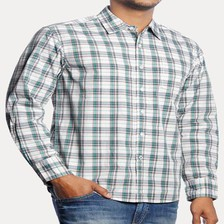
#> input picture Augmentation/Approach_1/in_66260.jpg, 224 x 224 px, given as the content of the folder ts/GAURAV/Test/AML/data_orginal/opencv/validation/Patterned/, which was not available
$ jupyter execute --allow-errors Feature_extraction.ipynb
#> lines starting #> are read from the running program, lines starting #| are printed output that depends on the picture; after the words box and inside, x2 and y2 are one past the last pixel; in counts of white or black regions, pixels touching at a corner belong together; pictures that were not available may be replaced by others from this repository, and a replacement may not be noted
[cell 1]
from PIL import Image
from multiprocessing.dummy import Pool as ThreadPool
import multiprocessing
import numpy as np
import cv2
import os
import sys
import io

[cell 2]
# define the path to the face detector
FACE_DETECTOR_PATH = "/home/gaurav/Documents/GAURAV/Test/AML/cut_api-master/cascades/haarcascade_frontalface_default.xml"
OUT_PATH = "/home/gaurav/Documents/GAURAV/Test/AML/cut_api-master/out/"
# format(base_path=os.path.abspath(os.path.dirname(__file__)))
# DOWNLOAD_PATH = "{base_path}/images".format(base_path=os.path.abspath(os.path.dirname(__file__)))

[cell 3]
def facedetection(image):
    # convert the image to grayscale, load the face cascade detector and detect faces in the image
    img_gray = cv2.cvtColor(image, cv2.COLOR_BGR2GRAY)
    detector = cv2.CascadeClassifier(FACE_DETECTOR_PATH)
    drects = detector.detectMultiScale(img_gray, scaleFactor=1.1, minNeighbors=5,
                                      minSize=(30, 30), flags=cv2.CASCADE_SCALE_IMAGE)

    # construct a list of bounding boxes from the detection
    drects = [(int(x), int(y), int(x + w), int(y + h)) for (x, y, w, h) in drects]

    # Ignore false faces since multiple faces are detected on certain images
    height,width = img_gray.shape
    drects.sort(key=lambda x:x[1],reverse=False)
    if len(drects)>0:
       rects = drects[:1]
       lx,ly,rx,ry = rects[0]
       if ry>height/2 or np.var( img_gray[ly:ry,lx:rx])<1:
          rects = []
    else:
       rects = []

    return rects

def findbound(img):
    height,width = img.shape

    # Find the rectangle boundary in four directions
    for i in range(width):
        if img[:,i].tolist().count(255) > 2:
           left = i
           break

    for i in range(width-1,-1,-1):
        if img[:,i].tolist().count(255) > 2:
           right = i
           break

    for i in range(height):
        if img[i,:].tolist().count(255) > 2:
           top = i
           break

    for i in range(height-1,-1,-1):
        if img[i,:].tolist().count(255) > 2:
           bottom = i
           break

    bound = [(top,bottom,left,right)]
    return bound

def filterboundarea(img, bvalue, svalue, rect):
    top,bottom,left,right = rect

    mask = np.zeros(img.shape[:2],np.uint8)
    img_gray = cv2.cvtColor(img, cv2.COLOR_BGR2GRAY)
#     img_gray =img

    for (y,x), value in np.ndenumerate(img_gray):
        if y>top and y<bottom and x>left and x<right:
           if img_gray[y,x] > bvalue+20 or img_gray[y,x]<bvalue-20:
              mask[y,x] = 1

    if not np.isnan(svalue):
       for (y,x), value in np.ndenumerate(img_gray):
        if y>top and y<bottom and x>left and x<right:
           if img_gray[y,x] < svalue+50 and img_gray[y,x]>svalue-50:
              mask[y,x] = 0

    fimg = img*mask[:,:,np.newaxis]

    return fimg

def backgroundmodel(img,rect):
    top,bottom,left,right = rect
    img_gray = cv2.cvtColor(img, cv2.COLOR_BGR2GRAY)

    mask = np.ones(img.shape[:2],np.uint8)
    mask[top:bottom,left:right]=0
    img_gray = img_gray*mask
    bvalue = np.median(img_gray[img_gray>0])

    return bvalue

# [10 lines left out: function skinmodel, not called in this run]


def removebackground(image,rects):
    # select left corner 15x15 patch
    img_gray = cv2.cvtColor(image, cv2.COLOR_BGR2GRAY)
    img_blur = cv2.GaussianBlur(img_gray, (3, 3), 0)
    height,width = img_gray.shape

    v = np.average(img_gray[1:16])
    sigma = 0.33
    lower = int(max(0, (1.0 - sigma) * v))
    upper = int(min(255, (1.0 + sigma) * v))
    edged = cv2.Canny(img_blur, lower, upper)

    kernel = cv2.getStructuringElement(cv2.MORPH_ELLIPSE, (5,5))
    dilated = cv2.dilate(edged, kernel, iterations = 3)

    # Find the bound area
    boundrect = findbound(dilated)

    # Get the background RGB model
    bvalue = backgroundmodel(image, boundrect[0])

    #Get the skin model
    if len(rects)>0:
       svalue = skinmodel(image,rects[0])
    else:
       svalue = np.nan

    # Exclude face area
    if len(rects)>0:
        lx,ly,rx,ry = rects[0]
        top,bottom,left,right = boundrect[0]
        boundrect=[]
        boundrect = [(ry,bottom,left,right)]

    # Filter out background in bounded area
    rgimg = filterboundarea(image, bvalue, svalue, boundrect[0])
    return rgimg

def extractobj(filepath,OUT_PATH):
    image = cv2.imread(filepath)
#> image is the input picture: shape (224, 224, 3); mean B, G, R 189.6, 188.4, 187.2
    filename = filepath.split('/')[-1]
    dotidx = filename.index('.')
#     new_filename = OUT_PATH + filename[:dotidx] + "_cut" + filename[dotidx:]

#     print(new_filename)

    # face detection
    rects = facedetection(image)
#> in facedetection, `img_gray = cv2.cvtColor(image, cv2.COLOR_BGR2GRAY)`:
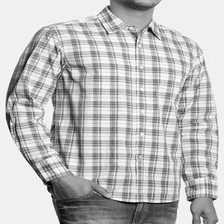
#> img_gray: shape (224, 224); min 1, max 255, mean 188.2
#> in facedetection, `drects = detector.detectMultiScale(img_gray, scaleFactor=1.1, minNeigh..`: drects = ()
#> in facedetection, `drects = [(int(x), int(y), int(x + w), int(y + h)) for (x, y, w, h) in..`: drects = []
#> rects = []

    # detect and remove background
    fimg = removebackground(image,rects)
#> in removebackground, `img_blur = cv2.GaussianBlur(img_gray, (3, 3), 0)`:
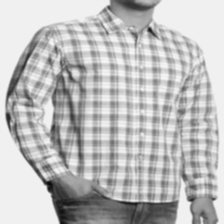
#> img_blur: shape (224, 224); min 7, max 247, mean 188.2
#> in removebackground, `v = np.average(img_gray[1:16])`: v = 213.6
#> in removebackground, `lower = int(max(0, (1.0 - sigma) * v))`: lower = 143
#> in removebackground, `upper = int(min(255, (1.0 + sigma) * v))`: upper = 255
#> in removebackground, `edged = cv2.Canny(img_blur, lower, upper)`:
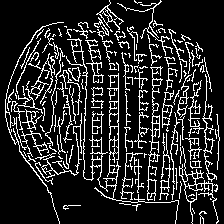
#> edged: shape (224, 224); 15.7% white in thin lines or dots
#> in removebackground, `dilated = cv2.dilate(edged, kernel, iterations = 3)`:
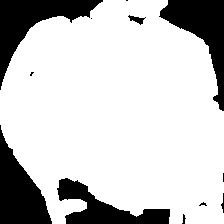
#> dilated: shape (224, 224); 78.9% white; 12 black regions (5 under 20 px), largest, box (x1, y1, x2, y2) and area: (0, 0, 103, 90) 2857, (159, 0, 224, 111) 2706, (0, 125, 52, 224) 2704
#> in removebackground, `boundrect = findbound(dilated)`: boundrect = [(0, 223, 0, 223)]
#> in backgroundmodel, `bvalue = np.median(img_gray[img_gray>0])`: bvalue = 240
#> after the loop in filterboundarea, `for (y,x), value in np.ndenumerate(img_gray):`:
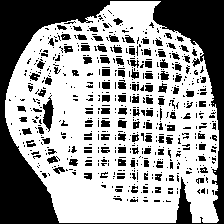
#> mask: shape (224, 224); values 0 (black) and 1 (white), 61.3% white; 644 black regions (516 under 20 px), largest, box (x1, y1, x2, y2) and area: (0, 0, 224, 224) 12485, (43, 95, 54, 132) 226, (118, 80, 126, 89) 58
#> in filterboundarea, `fimg = img*mask[:,:,np.newaxis]`:
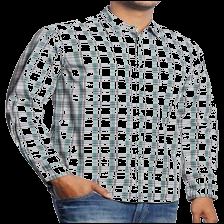
#> fimg: shape (224, 224, 3); mean B, G, R 98.3, 96.8, 95.3
#     fimg = cv2.cvtColor(fimg,cv2.COLOR_GRAY2RGB)

#     cv2.imwrite(new_filename,fimg)
    cv2.imwrite(OUT_PATH,fimg)
